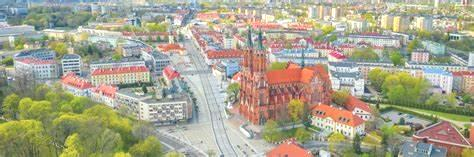
#> input picture transformed_image.jpg, 474 x 157 px
$ python -i histogram.py   (imports and definitions only)
#> lines starting #> are read from the running program, lines starting #| are printed output that depends on the picture
import cv2
import numpy as np
from PIL import Image
import matplotlib.pyplot as plt

def generate_rgb_histogram(image_path):
#> called with image_path = 'transformed_image.jpg'
    if isinstance(image_path, str):
        img = Image.open(image_path).convert('RGB')
#> img is the input picture: PIL image 474x157 RGB; mean R, G, B 166.7, 163.6, 141.1
    else:
        img = image_path.convert('RGB')
    img_cv = np.array(img)
    img_cv = img_cv[:, :, ::-1].copy()  ##Bierzemy wszystkie kolumny i zmieniamy RGB na BGR
    r, g, b = cv2.split(img_cv)  #Rozdzielamy obraz na trzy kanaly
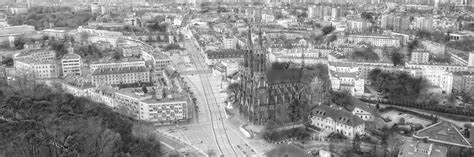
#> r: shape (157, 474); min 14, max 255, mean 141.1
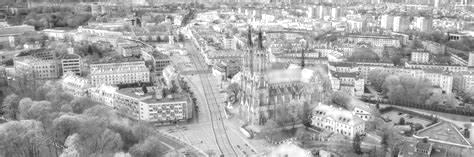
#> b: shape (157, 474); min 37, max 255, mean 166.7
    r_eq = cv2.equalizeHist(r)  #Poprawianie kontrastu
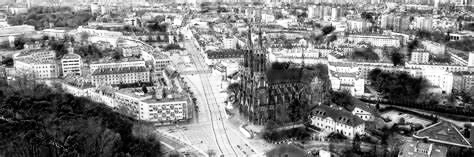
#> r_eq: shape (157, 474); min 0, max 255, mean 128.2
    g_eq = cv2.equalizeHist(g)
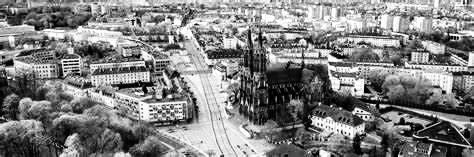
#> g_eq: shape (157, 474); min 0, max 255, mean 128.4
    b_eq = cv2.equalizeHist(b)
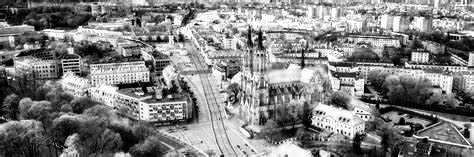
#> b_eq: shape (157, 474); min 0, max 255, mean 128.4
    img_eq = cv2.merge([r_eq, g_eq, b_eq])  #laczymy znowy
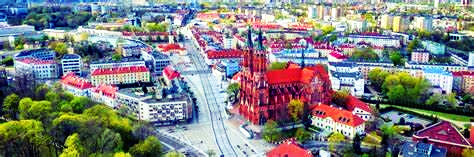
#> img_eq: shape (157, 474, 3); mean B, G, R 128.2, 128.4, 128.4
    r_values = cv2.calcHist([r_eq], [0], None, [256], [0, 256])
#> r_values = 256 values, max 542 at index 145, min 0 at index 16, mean 290.7
    g_values = cv2.calcHist([g_eq], [0], None, [256], [0, 256])
#> g_values = 256 values, max 814 at index 79, min 0 at index 20, mean 290.7
    b_values = cv2.calcHist([b_eq], [0], None, [256], [0, 256])
#> b_values = 256 values, max 936 at index 255, min 0 at index 24, mean 290.7
    plt.bar(np.arange(256), r_values.ravel(), color='red', alpha=0.7, label='Red')
    plt.bar(np.arange(256), g_values.ravel(), color='green', alpha=0.7, label='Green')
    plt.bar(np.arange(256), b_values.ravel(), color='blue', alpha=0.7, label='Blue')
    plt.legend(loc='upper right')
    plt.show()
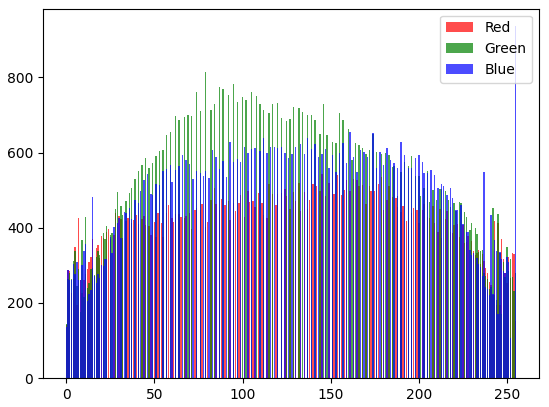
#> figure drawn by matplotlib, 1 panel; tallest bar 542 high, from x = 144.6 to 145.4; tallest bar 814 high, from x = 78.6 to 79.4; tallest bar 936 high, from x = 254.6 to 255.4

>>> result = generate_rgb_histogram('transformed_image.jpg')
